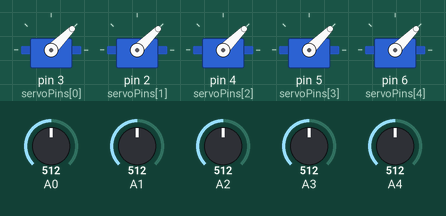
Recording of a sketch running on a simulated Arduino Uno, built with avr-gcc and run on an emulated ATmega328P. Parts: 5 × servo. The test bench sets the inputs (shaded band); at power-on: A0 = 512, A1 = 512, A2 = 512, A3 = 512, A4 = 512. What the sketch prints to the serial monitor is not drawn.

Above: at 0.05 s.
At 1.25 s:
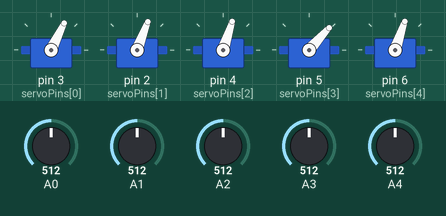
1.3 s: A0 set to 106
At 3.3 s:
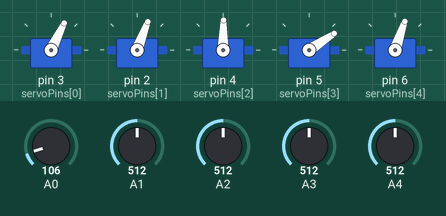
4.3 s: A0 set to 91
6.4 s: A1 set to 106
9.4 s: A1 set to 89
11.2 s: A2 set to 106
12.7 s: A2 set to 94
Timing chart, 0 to 15.7 s (numbered marks = the images above; inputs shaded):
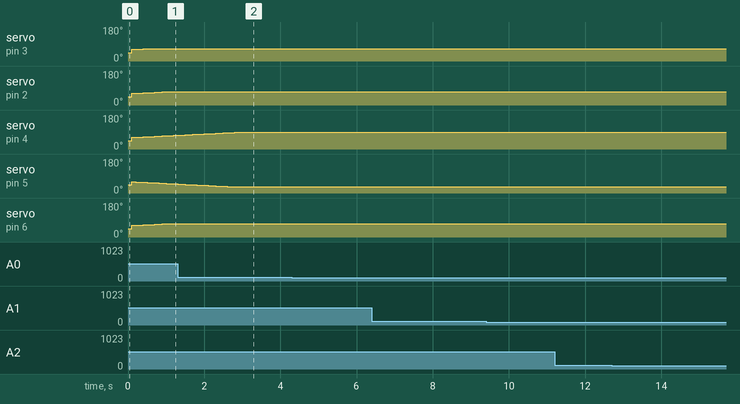

The sketch:

baobos.ino
```cpp
#include <Servo.h>
#include <time.h>
#include <stdlib.h>

/* threshold for updates.
   Applies to both servo Motor communiction ans Serial port. */
#define updateMilliThreshold 100

/* Total number of servo motors */
#define servoNum 5

/* General global value definitions */
#define BAOBOS_ID 201
#define BAOBUI_ID 200
#define ANALOG_PRESSURE_PAD_THRESHOLD 100
#define BUFFER_DATA_LENGTH 6
#define BAUDRATE 115200

/* ServoObject struct holds servo motor instances together with their default angles */
struct servoObject {
  Servo servo;
  int maxAngle = 90;
  int minAngle = 45;
  int curAngle = 60;
  int targetAngle = 60;
  bool done = true;
};

/* Array of initialised servoObjects. Populated in setup */
struct servoObject servoArray[servoNum];

long updateTime = 0;

/* PINS available for servo motors, in a specific order */
int servoPins[] = {3, 2, 4, 5, 6};

/* If a given servo is available fro movement, it makes it step closer to its target angle */
void runServo (int index) {

  /* Get the current servo by reference in order to be able
     to change the servoObject's fields */
  struct servoObject* curServo = &servoArray[index];

  /* Servo must not be in a completed state */
  if (!curServo->done) {
    if (curServo->targetAngle > curServo->curAngle) {
      curServo->curAngle = curServo->curAngle + 1;
    } else if (curServo->targetAngle < curServo->curAngle)  {
      curServo->curAngle = curServo->curAngle - 1;
    } else {
      curServo->done = true;
    }
  }

  /* Writes the new position to the servo motor.
     The given position could also be unchanged should the servo have been in
     a completed state.
     millis() % 2 is necessary to attempt to randomise the output so that the
     servo is actually at the correct position. */
  curServo->servo.write(curServo->curAngle + millis() % 2);
}

/* Sets a given servoMotor's angle as percentage of its movement range.
   Movement percentages are in range 0%-100%, where a 0% movement will
   force the servo to reach its minAngle. 100% movement will instead reach
   maxAngle.
   All percentages inbetween are scaled accordingly.*/
int setTargetAngle(int percentage, int index) {
  /* Retrieve the servo object corresponding to the correct index */
  struct servoObject* curServo = &servoArray[index];

  /* Determine the angle offset determined by the percentage.
     0 offset at 0%, (maxAngle - minAngle) offset at 100%. */
  float baseAngle = (curServo->maxAngle - curServo->minAngle) * ((float) percentage / 100);

  /* Add the given offset to minAngle to determine the correct new
     position of the servo Motor. */
  int newAngle = (int) (baseAngle + curServo->minAngle);

  /* Set the angle and allow movement on the servo */
  servoArray[index].targetAngle = newAngle;
  servoArray[index].done = false;
}

/* Forces all servo motors to reach a position expressed by the
   percentages p0-p4.
   Should the percentages not differ from previous ones, the motors
   will not move. */
void reachTarget(int p0, int p1, int p2, int p3, int p4) {
  setTargetAngle(p0, 0);
  setTargetAngle(p1, 1);
  setTargetAngle(p2, 2);
  setTargetAngle(p3, 3);
  setTargetAngle(p4, 4);
}

/* Main setup loop for BAoBOS. */
void setup() {
  /* Iterate and initialise the appropriate number of servo Structs */
  for(int i = 0; i < servoNum; i++) {
    servoArray[i].servo.attach(servoPins[i]);
    /* It is necessary to write a default angle to each servo upon
       initialistion to prevent undefined behavuiour */
    servoArray[i].servo.write(servoArray[i].minAngle);
  }

  /* Manual setting of servoMotor angles */

  /* Magnet servo */
  servoArray[0].minAngle = 40;
  servoArray[0].maxAngle = 95;

  /* Head z-axis servo */
  servoArray[1].maxAngle = 80;

  /* Upper arm servo */
  servoArray[2].minAngle = 35;
  servoArray[2].maxAngle = 95;

  /* Middle arm servo */
  servoArray[3].minAngle = 25;
  servoArray[3].maxAngle = 65;

  /* Base rotation servo */
  servoArray[4].minAngle = 40;
  servoArray[4].maxAngle = 110;

  /* Random number generation */
  srand(time(NULL));

  /* Begin communication over Serial Port with a baud
     rate of 115200*/
  Serial.begin(BAUDRATE);

  /* Sets a general position to reach should serial
     communication be slow to setup. This position
     will roughly center the arm. */
  reachTarget(45, 70, 90, 20, 45);
}

/* Main Arduino loop */
void loop() {

  /* Initialise temporary values for the analog input readings */
  int b0 = 0;
  int b1 = 0;
  int b2 = 0;
  int b3 = 0;
  int b4 = 0;

  /* Temporary bool to handle serial port writing. By default set to
     true, will be invalidated should the write speed be faster than a
     given threshold */
  bool writeToSerial = true;

  /* Switch through all the analog readings, setting the input reading
     fields accordingly. */
  if (analogRead(A0) >= ANALOG_PRESSURE_PAD_THRESHOLD) {
    b0 = 1;
  }
  if (analogRead(A1) >= ANALOG_PRESSURE_PAD_THRESHOLD) {
    b1 = 1;
  }
  if (analogRead(A2) >= ANALOG_PRESSURE_PAD_THRESHOLD) {
    b2 = 1;
  }
  if (analogRead(A3) >= ANALOG_PRESSURE_PAD_THRESHOLD) {
    b3 = 1;
  }
  if (analogRead(A4) >= ANALOG_PRESSURE_PAD_THRESHOLD) {
    b4 = 1;
  }

  /* Retrieve the mmilliseconds elapsed since the beginning of the
     sessioon. */
  long curMillis = millis();

  /* Trigger every updateMilliThreshold */
  if (curMillis - updateTime >= updateMilliThreshold) {
    /* Loop through each servo and trigger motion */
    for(int i = 0; i < servoNum; i++) {
      runServo(i);
    }

    updateTime = curMillis;
  } else {
    /* Prevent writing to serial to avoid serial port data overflow */
    writeToSerial = false;
  }

  /* Wait for 6 bytes of data to have been sent over serial */
  if (Serial.available() >= BUFFER_DATA_LENGTH) {
    /* Peek at the first byte to determine if it's a valid read ID */
    uint8_t peekVal = Serial.peek();

    /* ID of 200 is used by BAoBUI */
    if (peekVal == BAOBUI_ID) {
      /* Read the servoAngles */
      Serial.read();
      int a0 = (uint8_t) Serial.read();
      int a1 = (uint8_t) Serial.read();
      int a2 = (uint8_t) Serial.read();
      int a3 = (uint8_t) Serial.read();
      int a4 = (uint8_t) Serial.read();

      /* Force an update on the servos with the new angles */
      reachTarget(a0, a1, a2, a3, a4);

      /* Force a reply */
      writeToSerial = true;
    } else {
      Serial.read();
    }
  }

  /* When it is possible to reply to serial */
  if (writeToSerial) {
    /* Identification byte */
    Serial.write(BAOBOS_ID);

    /* Bytes of data with the statuses of the preassure pads. */
    Serial.write(b0);
    Serial.write(b1);
    Serial.write(b2);
    Serial.write(b3);
    Serial.write(b4);
  }
}
```

Measured:
- after the input at 4.3 s, every drawn part: stays the same
- after the input at 6.4 s, every drawn part: stays the same
- after the input at 9.4 s, every drawn part: stays the same
- after the input at 11.2 s, every drawn part: stays the same
- after the input at 12.7 s, every drawn part: stays the same
